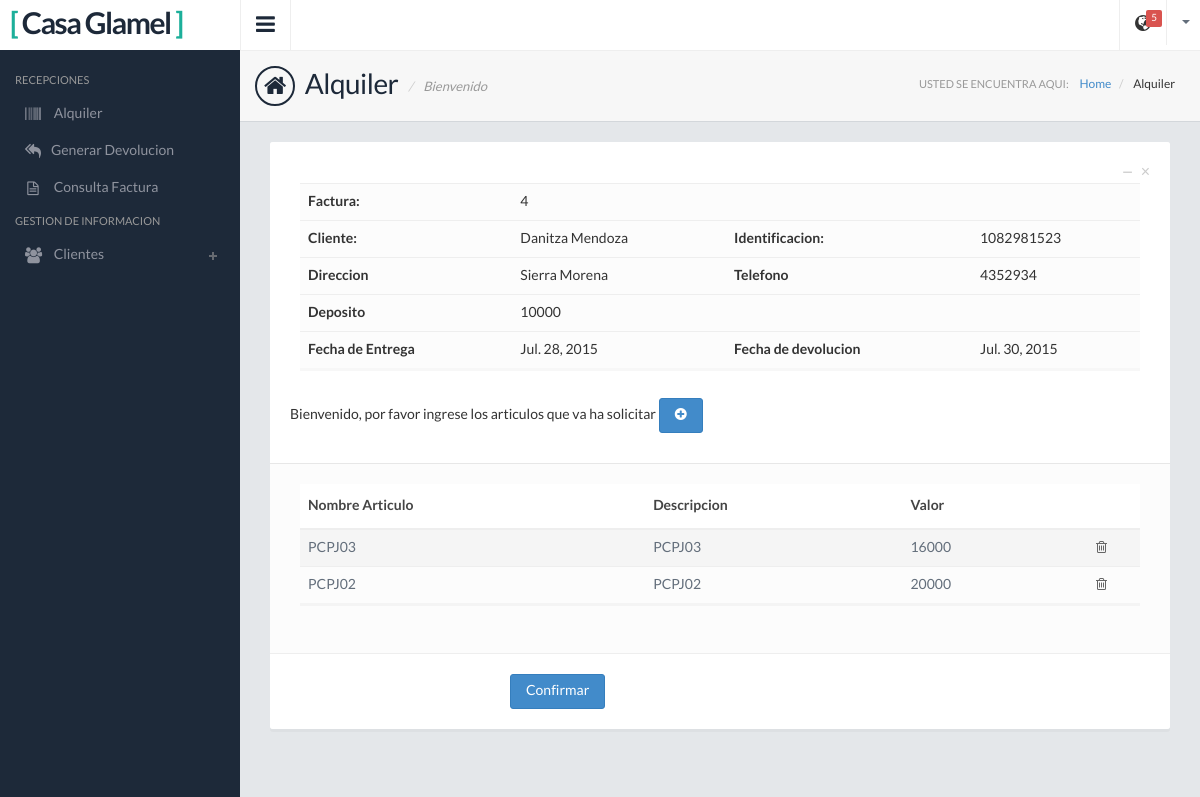
Page /Alquiler-Detail-Ingresar/4/ on the committed database.
### Apps/Alquiler/models.py (models this page shows, shortened)
class Alquiler(models.Model):
    cliente = models.ForeignKey(Cliente)
    vendedor = models.CharField(max_length=50,blank=True)
    fecha_entrega = models.DateField()
    fecha_devolucion = models.DateField()
    devuelto = models.BooleanField(default=False)
    deposito = models.IntegerField()
    observaciones = models.TextField()
    fecha_devolucion_dia = models.DateField(blank=True,null=True)
    multa = models.IntegerField(blank=True,null=True)

class Alquiler_Detail(models.Model):
    articulo = models.ForeignKey(Articulo)
    alquiler = models.ForeignKey(Alquiler)
    gratis = models.BooleanField(default=False)
    precio = models.IntegerField()

### Apps/GestionInf/models.py (models this page shows)
class Cliente(models.Model):
    full_nombre = models.CharField(max_length=100)
    identificacion = models.IntegerField()
    direccion = models.CharField(max_length=100)
    telefono = models.IntegerField()
    correo = models.CharField(max_length=100)
    def __str__(self):
        return self.full_nombre

### Apps/Inventario/models.py (models this page shows)
class Articulo(models.Model):
    categoria_idcategoria = models.ForeignKey(Categoria)
    nombre_tipo = models.ForeignKey(Tipo)
    nombre_estado = models.ForeignKey(Estado)
    nombre_estado_ropa = models.ForeignKey(Estado_Ropa)
    color = models.ForeignKey(Color)
    nuevo = models.BooleanField(default=False)
    referencia = models.CharField(max_length=45)
    descripcion = models.CharField(max_length=100)
    fechaingreso = models.DateField()
    fechautil = models.DateField()
    precio_original = models.IntegerField()
    precio = models.IntegerField()
    ubicacion = models.CharField(max_length=45)
    talla = models.ForeignKey(Talla)
    def __str__(self):
        return self.referencia

### Apps/Alquiler/views.py (the view, shortened to what this page needs)
# urls.py: url(r'Alquiler-Detail-Ingresar/(?P<pk>[0-9]+)/$', Alquiler_Detail_Ingresar.as_view(), name='Alquiler_Detail_Ingresar'),
class Alquiler_Detail_Ingresar(LoginRequiredMixin,DetailView):
    model = Alquiler
    login_url = '/'
    context_object_name = 'alquiler_factura'
    template_name = 'ModuloRecepcionista/Alquiler/AlquilerDetailTemplate/alquiler_detail_form.html'
    def get_context_data(self, **kwargs):
        context = super(Alquiler_Detail_Ingresar, self).get_context_data(**kwargs)
        context['alquiler_detalle'] = Alquiler_Detail.objects.filter(alquiler=self.get_object())
        Alquiler_Detail_Filtro = Alquiler_Detail_Form()
        Alquiler_Detail_Filtro.fields["articulo"].queryset = Articulo.objects.filter(nombre_estado_ropa='1',nombre_estado='1')
        context['form'] = Alquiler_Detail_Filtro
        return context

### templates/ModuloRecepcionista/Alquiler/AlquilerDetailTemplate/alquiler_detail_form.html (shortened to what this page needs)
{% extends "base_2.html" %}
{% load static from staticfiles %}
{% block link%} <link href="{% static 'css/jquery.datatables.css' %}" rel="stylesheet">
 {%endblock%}
{% block page %} Alquiler {% endblock %}
{% block page2 %} Alquiler {% endblock %}
{% block contenido%}
    <div class="col-md-12">
          <div class="panel panel-default">
              <div class="panel-heading">
                <div class="panel-btns">
                  <a href="#" class="panel-close">&times;</a>
                  <a href="#" class="minimize">&minus;</a>
                </div>
                  <div class="col-md-12">
                      <div class="table-responsive">
                      <table class="table  mb30">
                        <tbody>
                            <tr>
                                <td><strong>Factura:</strong> </td>
                                <td>{{ alquiler_factura.pk }}</td>
                                <td></td>
                                <td></td>
                            </tr>
                            <tr>
                                <td><strong>Cliente:</strong> </td>
                                <td>{{ alquiler_factura.cliente }}</td>
                                <td><strong>Identificacion: </strong></td>
                                <td>{{ alquiler_factura.cliente.identificacion }}</td>
                            </tr>
                            <tr>
                                <td><strong>Direccion</strong> </td>
                                <td>{{ alquiler_factura.cliente.direccion }}</td>
                                <td><strong>Telefono</strong></td>
                                <td>{{ alquiler_factura.cliente.telefono }}</td>
                            </tr>
                            <tr>
                                <td><strong>Deposito</strong> </td>
                                <td>{{ alquiler_factura.deposito }}</td>
                                <td><strong></strong></td>
                                <td></td>
                            </tr>
                            <tr>
                                <td><strong>Fecha de Entrega</strong> </td>
                                <td>{{ alquiler_factura.fecha_entrega }}</td>
                                <td><strong>Fecha de devolucion</strong></td>
                                <td>{{ alquiler_factura.fecha_devolucion }}</td>
                            </tr>
                        </tbody>
                      </table>
                      </div>
                    </div>
                <h5>Bienvenido, por favor ingrese los articulos que va ha solicitar
                    <button class="btn btn-primary " data-toggle="modal" data-target="#myModal">
                            <i class="fa fa-plus-circle"></i>
                    </button>
                </h5>
              </div>
              <div class="panel-body">
                  <div class="col-md-12">
                      <div class="table-responsive">
                      <table class="table table-striped mb30">
                        <thead>
                          <tr>
                            <th>Nombre Articulo</th>
                            <th>Descripcion</th>
                            <th>Valor</th>
                              <th></th>
                          </tr>
                        </thead>
                        <tbody>
                        {% for alquiler_detalle in alquiler_detalle %}
                          <tr>
                            <td>{{ alquiler_detalle.articulo }}</td>
                            <td>{{ alquiler_detalle.articulo.descripcion }}</td>
                            <td>{{ alquiler_detalle.precio }}</td>
                            <td class="table-action">
                              <a href="{% url 'Alquiler:Alquiler_Detail_Eliminar' alquiler_detalle.pk %}"><i class="fa fa-trash-o"></i></a>
                            </td>
                          </tr>
                        {% endfor %}
                        </tbody>
                      </table>
                      </div>
                    </div>
              </div>
              <div class="panel-footer">
                <div class="row">
                  <div class="col-sm-9 col-sm-offset-3">
                    <a href="{% url 'Alquiler:Alquiler_Factura' alquiler_factura.pk %}" class="btn btn-primary">Confirmar</a>
                  </div>
                </div>
              </div>
          </div>
    </div>
{% endblock %}

### static/css/style.default.css (style rules this page uses)
body { background: #1d2939; font-family: 'LatoRegular', 'Lucida Grande', 'Lucida Sans Unicode', Helvetica, sans-serif !important; line-height: 21px; color: #636e7b; overflow: hidden; }
h1,h2,h3,h4,h5 { font-family: 'LatoRegular', 'Lucida Grande', 'Lucida Sans Unicode', Helvetica, sans-serif; }
strong { font-family: 'LatoBold'; font-weight: normal; }
.table-action { text-align: center; }
.table-action a, .table-action-hide a { display: inline-block; margin-right: 5px; color: #666; }
.table-action a:last-child, .table-action-hide a:last-child { margin-right: 0; }
.mb30 { margin-bottom: 30px; }

### rows in the picture
Alquiler: pk "4", cliente "Danitza Mendoza", cliente.identificacion "1082981523", cliente.direccion "Sierra Morena", cliente.telefono "4352934", deposito "10000", fecha_entrega "Jul. 28, 2015", fecha_devolucion "Jul. 30, 2015"
Alquiler_Detail: articulo "PCPJ03", articulo.descripcion "PCPJ03", precio "16000"
Alquiler_Detail: articulo "PCPJ02", articulo.descripcion "PCPJ02", precio "20000"
